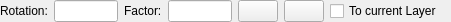
<ui version="4.0" >
 <class>QG_EditPasteOptions</class>
 <widget class="QWidget" name="QG_EditPasteOptions" >
  <property name="geometry" >
   <rect>
    <x>0</x>
    <y>0</y>
    <width>451</width>
    <height>22</height>
   </rect>
  </property>
  <property name="sizePolicy" >
   <sizepolicy vsizetype="Fixed" hsizetype="Fixed" >
    <horstretch>0</horstretch>
    <verstretch>0</verstretch>
   </sizepolicy>
  </property>
  <property name="minimumSize" >
   <size>
    <width>400</width>
    <height>22</height>
   </size>
  </property>
  <property name="maximumSize" >
   <size>
    <width>500</width>
    <height>50</height>
   </size>
  </property>
  <property name="windowTitle" >
   <string>Paste Options</string>
  </property>
  <layout class="QHBoxLayout" >
   <property name="spacing" >
    <number>6</number>
   </property>
   <property name="leftMargin" >
    <number>0</number>
   </property>
   <property name="topMargin" >
    <number>0</number>
   </property>
   <property name="rightMargin" >
    <number>0</number>
   </property>
   <property name="bottomMargin" >
    <number>0</number>
   </property>
   <item>
    <widget class="QLabel" name="lRotation" >
     <property name="text" >
      <string>Rotation:</string>
     </property>
    </widget>
   </item>
   <item>
    <widget class="QLineEdit" name="leRotation" >
     <property name="toolTip" >
      <string>Rotation Angle</string>
     </property>
    </widget>
   </item>
   <item>
    <widget class="QLabel" name="lFactor" >
     <property name="text" >
      <string>Factor:</string>
     </property>
    </widget>
   </item>
   <item>
    <widget class="QLineEdit" name="leFactor" >
     <property name="toolTip" >
      <string>Scale Factor</string>
     </property>
    </widget>
   </item>
   <item>
    <widget class="QPushButton" name="bFlipHorizontal" >
     <property name="maximumSize" >
      <size>
       <width>16777215</width>
       <height>22</height>
      </size>
     </property>
     <property name="toolTip" >
      <string>Flip Horizontal</string>
     </property>
     <property name="icon" >
      <iconset resource="../../qcadguiqt.qrc" >:/qcad/images/fliphorizontal.png</iconset>
     </property>
     <property name="checkable" >
      <bool>true</bool>
     </property>
    </widget>
   </item>
   <item>
    <widget class="QPushButton" name="bFlipVertical" >
     <property name="maximumSize" >
      <size>
       <width>16777215</width>
       <height>22</height>
      </size>
     </property>
     <property name="toolTip" >
      <string>Flip Vertical</string>
     </property>
     <property name="icon" >
      <iconset resource="../../qcadguiqt.qrc" >:/qcad/images/flipvertical.png</iconset>
     </property>
     <property name="checkable" >
      <bool>true</bool>
     </property>
    </widget>
   </item>
   <item>
    <widget class="QCheckBox" name="cbUseCurrentLayer" >
     <property name="text" >
      <string>To current Layer</string>
     </property>
    </widget>
   </item>
   <item>
    <widget class="Line" name="sep1" >
     <property name="sizePolicy" >
      <sizepolicy vsizetype="Fixed" hsizetype="Fixed" >
       <horstretch>0</horstretch>
       <verstretch>0</verstretch>
      </sizepolicy>
     </property>
     <property name="frameShape" >
      <enum>QFrame::VLine</enum>
     </property>
     <property name="frameShadow" >
      <enum>QFrame::Sunken</enum>
     </property>
     <property name="orientation" >
      <enum>Qt::Vertical</enum>
     </property>
    </widget>
   </item>
  </layout>
 </widget>
 <layoutdefault spacing="6" margin="11" />
 <includes>
  <include location="local" >rs_settings.h</include>
  <include location="local" >rs_modification.h</include>
  <include location="local" >rs_actioneditpaste.h</include>
 </includes>
 <resources>
  <include location="../../qcadguiqt.qrc" />
 </resources>
 <connections/>
</ui>
